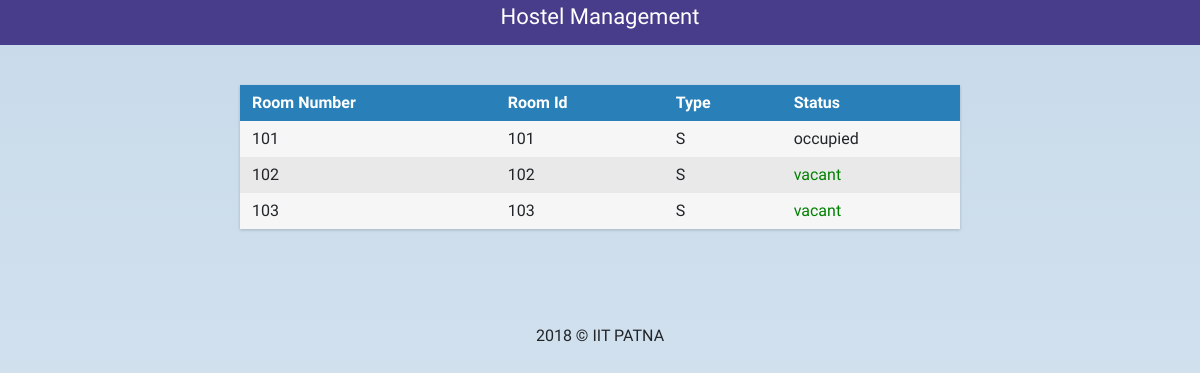
The app's page /hostels/B/ with its own data.
### selection/models.py (models this page shows, shortened)
class Room(models.Model):
    room_choice = [('S', 'Single Occupancy'), ('D', 'Double Occupancy'), ('P', 'Reserved for Research Scholars'),('B', 'Both Single and Double Occupancy')]
    no = models.CharField(max_length=5)
    name = models.CharField(max_length=10)
    room_type = models.CharField(choices=room_choice, max_length=1, default=None)
    vacant = models.BooleanField(default=False)
    hostel = models.ForeignKey('Hostel', on_delete=models.CASCADE)
    repair = models.CharField(max_length=100, blank=True)

### selection/views.py (the view)
# urls.py: path('hostels/<slug:hostel_name>/', views.hostel_detail_view, name='hostel'),
def hostel_detail_view(request, hostel_name):
    try:
        this_hostel = Hostel.objects.get(name=hostel_name)
    except Hostel.DoesNotExist:
        raise Http404("Invalid Hostel Name")
    context = {
        'hostel': this_hostel,
        'rooms': Room.objects.filter(
            hostel=this_hostel).order_by('name')}
    return render(request, 'hostels.html', context)

### selection/templates/hostels.html
{% extends 'base.html' %}
{% block content %}
    <div class="wrapper">
        <div class="table">
            <div class="row header">
                <div class="cell">
                    Room Number
                </div>
                <div class="cell">
                    Room Id
                </div>
                <div class="cell">
                    Type
                </div>
                <div class="cell">
                    Status
                </div>
            </div>
            {% for room in rooms %}
                <div class="row">
                    <div class="cell" data-title="Number">
                        {{ room.no }}
                    </div>
                    <div class="cell" data-title="Name">
                        {{ room.name }}
                    </div>
                    <div class="cell" data-title="Type">
                        {{ room.room_type }}
                    </div>
                    <div class="cell" style="{% if room.vacant %} color: green {% endif %}" data-title="Status">
                        {% if room.vacant %} vacant {% else %} occupied {% endif %}
                    </div>
                </div>
            {% endfor %}
        </div>
    </div>
{% endblock content %}

### selection/static/selection/style.css (style rules this page uses)
body { font-family: 'Inconsolata', sans-serif; font-style: normal; font-weight: 200; margin: 0px; background: linear-gradient(#c8daea, #dae7f1);  }
* { box-sizing: border-box; }
.row { margin-top:20px; }
.wrapper { margin: 0 auto; padding: 40px; max-width: 800px; }
.table { margin: 0 0 40px 0; width: 100%; box-shadow: 0 1px 3px rgba(0, 0, 0, 0.2); display: table; }
.row { display: table-row; background: #f6f6f6; }
.row:nth-of-type(odd) { background: #e9e9e9; }
.row.header { font-weight: 900; color: #ffffff; background: #2980b9; }
.cell { white-space: nowrap; padding: 6px 12px; display: table-cell; }

### records on screen
Room: no "101", name "101", room_type "S", vacant "occupied"
Room: no "102", name "102", room_type "S", vacant "vacant"
Room: no "103", name "103", room_type "S", vacant "vacant"
